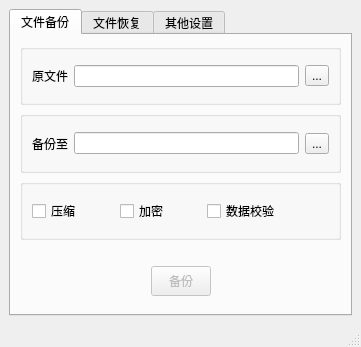
<?xml version="1.0" encoding="UTF-8"?>
<ui version="4.0">
 <class>MainWindow</class>
 <widget class="QMainWindow" name="MainWindow">
  <property name="geometry">
   <rect>
    <x>0</x>
    <y>0</y>
    <width>361</width>
    <height>347</height>
   </rect>
  </property>
  <property name="windowTitle">
   <string>文件备份软件</string>
  </property>
  <widget class="QWidget" name="centralwidget">
   <layout class="QVBoxLayout" name="verticalLayout">
    <item>
     <widget class="QTabWidget" name="tabWidget">
      <property name="minimumSize">
       <size>
        <width>0</width>
        <height>0</height>
       </size>
      </property>
      <property name="currentIndex">
       <number>0</number>
      </property>
      <property name="iconSize">
       <size>
        <width>32</width>
        <height>16</height>
       </size>
      </property>
      <widget class="QWidget" name="tab">
       <property name="minimumSize">
        <size>
         <width>339</width>
         <height>223</height>
        </size>
       </property>
       <attribute name="title">
        <string>文件备份</string>
       </attribute>
       <layout class="QVBoxLayout" name="verticalLayout_2" stretch="1,1,1,1">
        <item>
         <widget class="QGroupBox" name="groupBox">
          <property name="minimumSize">
           <size>
            <width>0</width>
            <height>61</height>
           </size>
          </property>
          <property name="title">
           <string/>
          </property>
          <layout class="QHBoxLayout" name="horizontalLayout">
           <item>
            <widget class="QLabel" name="label">
             <property name="text">
              <string>原文件</string>
             </property>
            </widget>
           </item>
           <item>
            <widget class="QLineEdit" name="sourceLineEdit">
             <property name="readOnly">
              <bool>true</bool>
             </property>
            </widget>
           </item>
           <item>
            <widget class="QToolButton" name="sourceToolButton">
             <property name="text">
              <string>...</string>
             </property>
            </widget>
           </item>
          </layout>
         </widget>
        </item>
        <item>
         <widget class="QGroupBox" name="groupBox_2">
          <property name="minimumSize">
           <size>
            <width>0</width>
            <height>62</height>
           </size>
          </property>
          <property name="title">
           <string/>
          </property>
          <layout class="QHBoxLayout" name="horizontalLayout_2">
           <item>
            <widget class="QLabel" name="label_3">
             <property name="text">
              <string>备份至</string>
             </property>
            </widget>
           </item>
           <item>
            <widget class="QLineEdit" name="targetLineEdit"/>
           </item>
           <item>
            <widget class="QToolButton" name="targetToolButton">
             <property name="text">
              <string>...</string>
             </property>
            </widget>
           </item>
          </layout>
         </widget>
        </item>
        <item>
         <widget class="QGroupBox" name="groupBox_3">
          <property name="minimumSize">
           <size>
            <width>0</width>
            <height>61</height>
           </size>
          </property>
          <property name="title">
           <string/>
          </property>
          <layout class="QHBoxLayout" name="horizontalLayout_3" stretch="1,1,1,0">
           <item>
            <widget class="QCheckBox" name="compressCheckBox">
             <property name="text">
              <string>压缩</string>
             </property>
            </widget>
           </item>
           <item>
            <widget class="QCheckBox" name="encryptCheckBox">
             <property name="text">
              <string>加密</string>
             </property>
            </widget>
           </item>
           <item>
            <widget class="QCheckBox" name="checkCheckBox">
             <property name="text">
              <string>数据校验</string>
             </property>
            </widget>
           </item>
           <item>
            <spacer name="horizontalSpacer">
             <property name="orientation">
              <enum>Qt::Horizontal</enum>
             </property>
             <property name="sizeHint" stdset="0">
              <size>
               <width>40</width>
               <height>20</height>
              </size>
             </property>
            </spacer>
           </item>
          </layout>
         </widget>
        </item>
        <item>
         <widget class="QWidget" name="widget" native="true">
          <layout class="QGridLayout" name="gridLayout">
           <item row="1" column="2">
            <spacer name="horizontalSpacer_3">
             <property name="orientation">
              <enum>Qt::Horizontal</enum>
             </property>
             <property name="sizeHint" stdset="0">
              <size>
               <width>40</width>
               <height>20</height>
              </size>
             </property>
            </spacer>
           </item>
           <item row="1" column="0">
            <spacer name="horizontalSpacer_4">
             <property name="orientation">
              <enum>Qt::Horizontal</enum>
             </property>
             <property name="sizeHint" stdset="0">
              <size>
               <width>40</width>
               <height>20</height>
              </size>
             </property>
            </spacer>
           </item>
           <item row="0" column="1">
            <spacer name="verticalSpacer">
             <property name="orientation">
              <enum>Qt::Vertical</enum>
             </property>
             <property name="sizeHint" stdset="0">
              <size>
               <width>20</width>
               <height>40</height>
              </size>
             </property>
            </spacer>
           </item>
           <item row="1" column="1">
            <widget class="QPushButton" name="okPushButton">
             <property name="enabled">
              <bool>false</bool>
             </property>
             <property name="minimumSize">
              <size>
               <width>60</width>
               <height>30</height>
              </size>
             </property>
             <property name="maximumSize">
              <size>
               <width>60</width>
               <height>30</height>
              </size>
             </property>
             <property name="text">
              <string>备份</string>
             </property>
            </widget>
           </item>
          </layout>
         </widget>
        </item>
       </layout>
      </widget>
      <widget class="QWidget" name="tab_2">
       <attribute name="title">
        <string>文件恢复</string>
       </attribute>
       <layout class="QVBoxLayout" name="verticalLayout_3">
        <item>
         <widget class="QGroupBox" name="groupBox_5">
          <property name="minimumSize">
           <size>
            <width>0</width>
            <height>61</height>
           </size>
          </property>
          <property name="title">
           <string/>
          </property>
          <layout class="QHBoxLayout" name="horizontalLayout_5">
           <item>
            <widget class="QLabel" name="label_2">
             <property name="text">
              <string>原文件</string>
             </property>
            </widget>
           </item>
           <item>
            <widget class="QLineEdit" name="uSourceLineEdit"/>
           </item>
           <item>
            <widget class="QToolButton" name="uSourceToolButton">
             <property name="text">
              <string>...</string>
             </property>
            </widget>
           </item>
          </layout>
         </widget>
        </item>
        <item>
         <widget class="QGroupBox" name="groupBox_6">
          <property name="minimumSize">
           <size>
            <width>0</width>
            <height>62</height>
           </size>
          </property>
          <property name="title">
           <string/>
          </property>
          <layout class="QHBoxLayout" name="horizontalLayout_6">
           <item>
            <widget class="QLabel" name="label_4">
             <property name="text">
              <string>恢复至</string>
             </property>
            </widget>
           </item>
           <item>
            <widget class="QLineEdit" name="uTargetLineEdit"/>
           </item>
           <item>
            <widget class="QToolButton" name="uTargetToolButton">
             <property name="text">
              <string>...</string>
             </property>
            </widget>
           </item>
          </layout>
         </widget>
        </item>
        <item>
         <widget class="QWidget" name="widget_2" native="true">
          <layout class="QGridLayout" name="gridLayout_2">
           <item row="1" column="0">
            <spacer name="horizontalSpacer_9">
             <property name="orientation">
              <enum>Qt::Horizontal</enum>
             </property>
             <property name="sizeHint" stdset="0">
              <size>
               <width>40</width>
               <height>20</height>
              </size>
             </property>
            </spacer>
           </item>
           <item row="1" column="1">
            <widget class="QPushButton" name="uOkPushButton">
             <property name="enabled">
              <bool>false</bool>
             </property>
             <property name="minimumSize">
              <size>
               <width>60</width>
               <height>30</height>
              </size>
             </property>
             <property name="maximumSize">
              <size>
               <width>60</width>
               <height>30</height>
              </size>
             </property>
             <property name="text">
              <string>恢复</string>
             </property>
            </widget>
           </item>
           <item row="0" column="1">
            <spacer name="verticalSpacer_2">
             <property name="orientation">
              <enum>Qt::Vertical</enum>
             </property>
             <property name="sizeHint" stdset="0">
              <size>
               <width>20</width>
               <height>40</height>
              </size>
             </property>
            </spacer>
           </item>
           <item row="1" column="2">
            <spacer name="horizontalSpacer_7">
             <property name="orientation">
              <enum>Qt::Horizontal</enum>
             </property>
             <property name="sizeHint" stdset="0">
              <size>
               <width>40</width>
               <height>20</height>
              </size>
             </property>
            </spacer>
           </item>
          </layout>
         </widget>
        </item>
       </layout>
      </widget>
      <widget class="QWidget" name="tab_3">
       <attribute name="title">
        <string>其他设置</string>
       </attribute>
      </widget>
     </widget>
    </item>
   </layout>
  </widget>
  <widget class="QStatusBar" name="statusbar"/>
 </widget>
 <resources/>
 <connections/>
</ui>
